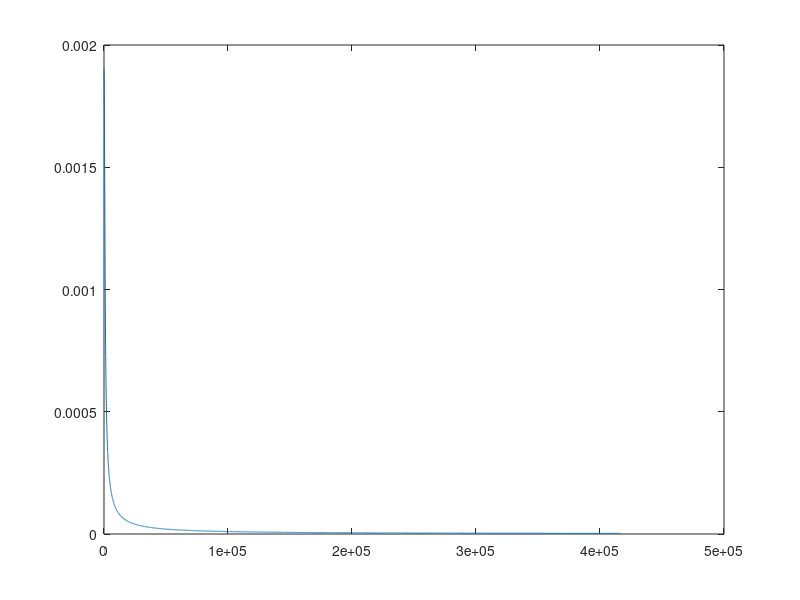

Source code (MATLAB):
clear variables
T = 1e-6;
n_e = 1e19;
m(1) = 9.11e-31;
m(2) = 1.66e-27;

q = 1.602e-19;
cs = sqrt((2*T)*q/m(2));
e0 = 8.85e-12;

Z_test = 1;
M_test = m(2);
lam_d = sqrt(8.85e-12*T/(n_e*q));
lam = 4*pi*n_e*lam_d^3;
gam = q^4*Z_test^2*log(lam)/(M_test*M_test*4*pi*e0*e0);

v = 1e5*[1/sqrt(3) 1/sqrt(3) 1/sqrt(3)];
n_U = 1e4;
max = 3e4*cs;
U = linspace(0, max, n_U);
dU = U(2) - U(1);

a = m(1)/(2*T*q);
func = erf(U*sqrt(a))./U;
plot(U,func)

v_mag = norm(v);
v_mag = 1.39e4;
indx = round(v_mag/dU);

%dU_dt = n_e*gam*(func(indx+1) - func(indx-1))/(2*dU);

%tau_s = -v_mag/dU_dt

test_tau = v_mag^3/gam/(1+M_test/m(1))/n_e
